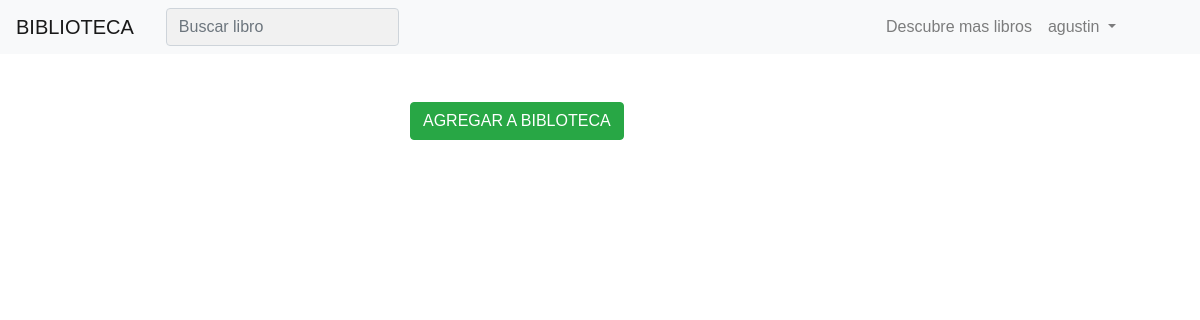
The page /book/6 (signed in) on the database as committed earlier.
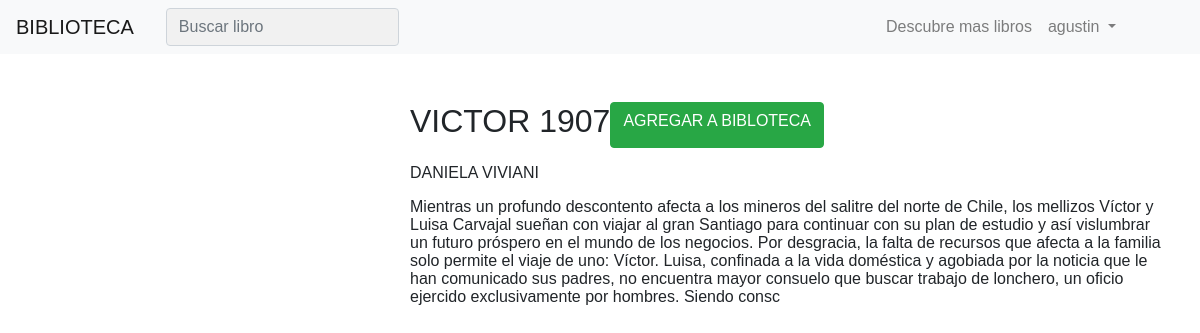
The same page on the database as committed later.
### bibloteca/models.py (models this page shows)
class Book(models.Model):
    title = models.CharField(max_length = 300)
    author = models.CharField(max_length = 300)
    numPages = models.IntegerField()
    image = models.CharField(max_length = 300 ,default = '' )
    synopsis = models.CharField(max_length = 1000 , default = '')

### bibloteca/views.py (the view)
# urls.py: path('book/<int:book_id>' , views.getbook , name='book'),
@login_required
def getbook(request, book_id):
    book = Book.objects.filter(id = book_id).first()
    return render(request , 'book.html' , {'book' : book})

### bibloteca/templates/book.html (shortened to what this page needs)
{%extends 'base.html'%}
{% block content%}
    <div class="row mt-5">
        <div class="col-lg-4 col-xs-12">
        </div>
        <div class="col-lg-8 col-xs-12">
           <div class="row">
                <h2>{{book.title}}</h2> <a href="/book/add/{{book.id}}" class="btn btn-success">AGREGAR A BIBLOTECA</a>
           </div>
           <div class="row mt-3">
               {{book.author}}
           </div>
           <div class="row mt-3">
               {{book.synopsis}}
           </div>
        </div>
    </div>
{% endblock %}

### bibloteca/templates/base.html (shortened to what this page needs)
<!DOCTYPE html>
<html>
<head>
    {% load static %}
    <link rel="stylesheet" href="https://stackpath.bootstrapcdn.com/bootstrap/4.4.1/css/bootstrap.min.css">
    <link rel="stylesheet" href="{% static 'bibloteca/style.css' %}">
</head>
<body>
     {% include 'nav.html' %}
    <div class="container">
        <div >
            {%block content %}{%endblock%}
        </div>
    </div>
</body>
</html>

### bibloteca/templates/nav.html (shortened to what this page needs)
<nav class="navbar navbar-expand-lg navbar-light bg-light">
  <a class="navbar-brand d-none d-sm-block" href="/accounts/login">BIBLIOTECA</a>
  <div class="autocomplete mr-auto ml-3">
    <input class="form-control" type="text"  name="title" placeholder="Buscar libro" autocomplete="off">
  </div>
  <div class="collapse navbar-collapse" id="navbarNav">
    <ul class="navbar-nav ml-auto" style="margin-right : 60px">
      <li class="nav-item">
        <a class="nav-link" href="/books">Descubre mas libros</a>
      </li>
      <li class="nav-item dropdown">
         <a class="nav-link dropdown-toggle" href="#" id="navbarDropdown" role="button" data-toggle="dropdown" aria-haspopup="true" aria-expanded="false">
         {{user}}
        </a>
      </li>
    </ul>
  </div>
</nav>

### bibloteca/static/bibloteca/style.css (style rules this page uses)
body { font: 16px Arial; }
.autocomplete { position: relative; display: inline-block; }
input { border: 1px solid transparent; background-color: #f1f1f1; padding: 10px; font-size: 16px; }
input[type=text] { background-color: #f1f1f1; width: 100%; }

Rows that differ between the two databases and show on the page:
added Book: title "VICTOR 1907", author "DANIELA VIVIANI", synopsis "Mientras un profundo descontento afecta a los mineros del salitre del norte de Chile, los mellizos Víctor y Luisa Carvajal sueñan con viajar al gran Santiago para continuar con su plan de estudio y así vislumbrar un futuro próspero en el mundo de los negocios. Por desgracia, la falta de recursos que afecta a la familia solo permite el viaje de uno: Víctor. Luisa, confinada a la vida doméstica y agobiada por la noticia que le han comunicado sus padres, no encuentra mayor consuelo que buscar trabajo de lonchero, un oficio ejercido exclusivamente por hombres. Siendo consc"
